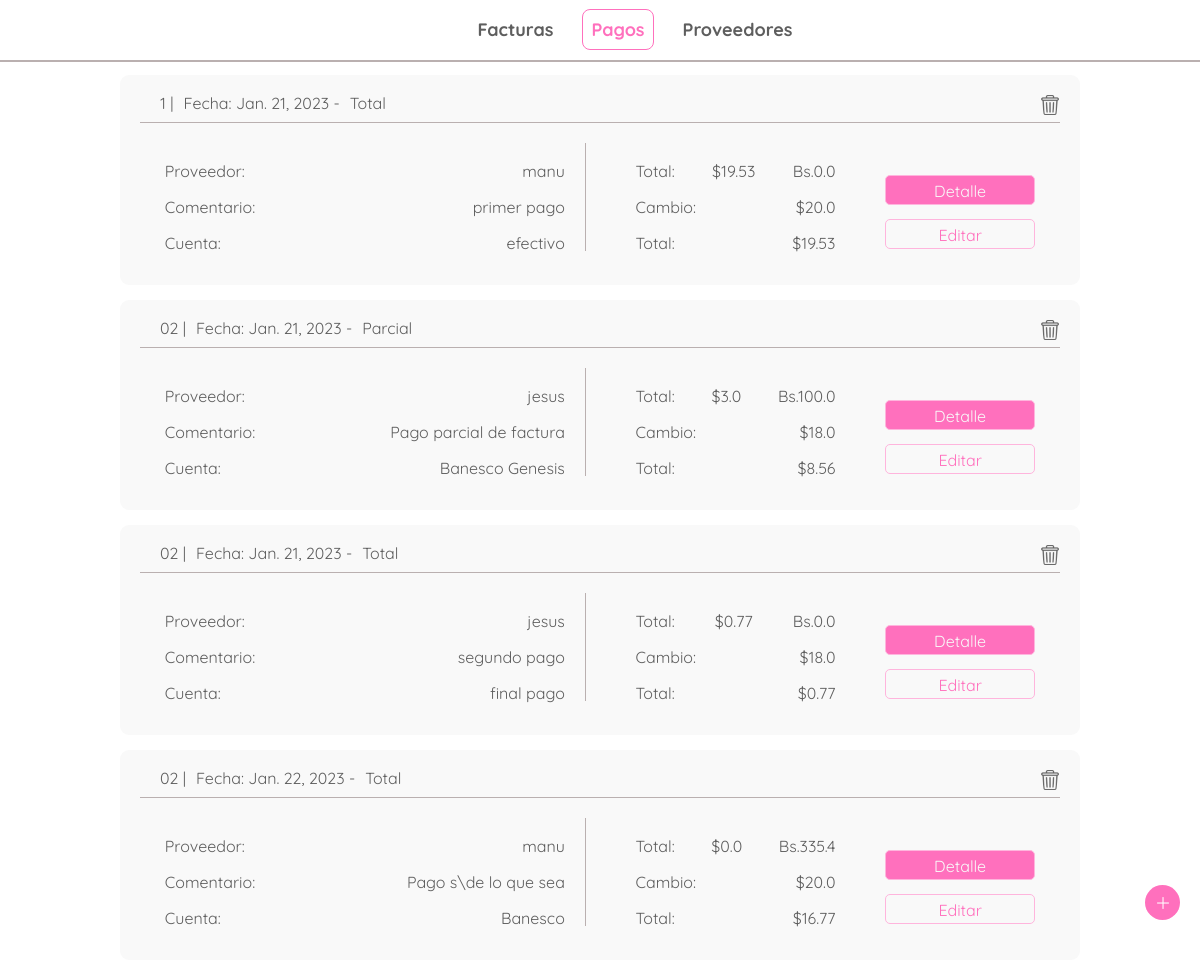
The page /payments/ on the database its author committed.
### payments/models.py (models this page shows)
class Payment(models.Model):
    id = HashidAutoField(primary_key=True)
    bill = models.ForeignKey(Bill, on_delete=models.CASCADE, null=False)
    date = models.DateField(default= django.utils.timezone.now)
    amount_bs = models.FloatField(default=0)
    amount_dollar = models.FloatField(default=0)
    exchange_rate = models.FloatField(default=0)
    account = models.CharField(max_length=50,default='')
    paid_total = models.BooleanField(default='False')
    description = models.CharField(max_length=200, default='')
    transfer_id = models.CharField(max_length=50, default='')
    total_dollar = models.FloatField(default=0)

### bills/models.py (models this page shows)
class Bill(models.Model):
    id = HashidAutoField(primary_key=True)
    bill_number = models.CharField(max_length=20,null=False)
    emission_date = models.DateField(default= django.utils.timezone.now)
    due_date = models.DateField(default= django.utils.timezone.now)
    provider = models.ForeignKey(Provider, on_delete=models.CASCADE, null=False)
    total_amount_bs = models.FloatField(default=0)
    sub_total_bs = models.FloatField(default=0)
    tax_bs = models.FloatField(default=0)
    retained_tax_bs = models.FloatField(default=0)
    amount_to_pay_bs = models.FloatField(default=0)
    exchange_rate = models.FloatField(default=0)
    total_amount_dollar = models.FloatField(default=0)
    amount_to_pay_dollar = models.FloatField(default=0)
    paid = models.BooleanField(default='False')
    note = models.CharField(max_length=200, default='')
    rest_to_pay_dollar = models.FloatField(default=0)

### providers/models.py (models this page shows)
class Provider(models.Model):
    id = HashidAutoField(primary_key=True)
    rif = models.CharField(max_length=15)
    name = models.CharField(max_length=70)
    nickname = models.CharField(max_length= 70)
    TAXES = [
        ('0','0% tax retained'),
        ('75','75% tax retained'),
        ('100','100% tax retained'),
    ]
    taxtype = models.CharField(max_length=3, choices=TAXES)
    dollar_debt = models.FloatField(default=0)

### payments/views.py (the view)
# urls.py: path('', views.index, name='index'),
def index(request):
    request = reset_messages(request)
    payments_list = Payment.objects.all()
    return render(request, 'payments/index.html',{
        'payments_list':payments_list
        })

### bills/views.py (called while the page is built)
def reset_messages(request):
    try :
        aux = request.session['message_shown']
    except KeyError:
        request.session['message_shown'] = False
        request.session['message'] = ''
    else:
        if not request.session['message_shown'] :
            request.session['message_shown'] = True
        else:
            request.session['message'] = ''
        return request

### payments/templates/payments/index.html (shortened to what this page needs)
{% extends 'bills/header.html' %}
{% block content %}
{% load static %}
<body>
<div class="bills">
    <div class="bills-container">
        {% for payment in payments_list %}
        <div class="bill-content-p">
            <div class="bill-head">
                <div class="bill-head-left">
                    <p>{{payment.bill.bill_number}}   |</p>
                    <p>Fecha: {{payment.date}} -</p>
                    {% if payment.paid_total %}
                    <p>Total</p>
                    {% else %}
                    <p>Parcial</p>
                    {% endif %}
                </div>
                <div class="bill-head-right">
                    <figure>
                        <a href="{% url 'payments:delete_payment'  payment.id %}">
                            <img src="{% static 'bills/images/trash.png'  %}" alt="trash" class="trash">
                        </a>
                    </figure>
                </div>
            </div>
            <div class="bill-body">
                <div class="bill-body-sub-left-p">
                    <div class="bill-detail">
                        <p>Proveedor:</p>
                        <p>{{payment.bill.provider.nickname}}</p>
                    </div>
                    <div class="bill-detail">
                        <p>Comentario:</p>
                        <p>{{payment.description}}</p>
                    </div>
                    <div class="bill-detail">
                        <p>Cuenta:</p>
                        <p>{{payment.account}}</p>
                    </div>
                </div>
                <div class="bill-body-sub-p">
                    <div class="bill-detail">
                        <p>Total:</p>
                        <p>${{payment.amount_dollar}}</p>
                        <p class="amount-bs">Bs.{{payment.amount_bs}}</p>
                    </div>
                    <div class="bill-detail">
                        <p>Cambio:</p>
                        <p>${{payment.exchange_rate}}</p>
                    </div>
                    <div class="bill-detail">
                        <p>Total:</p>
                        <p>${{payment.total_dollar}}</p>
                    </div>
                </div>
                <div class="bill-body-buttons">
                    <a href="{% url 'payments:payment_detail'  payment.id %}" class="link-primary-button">Detalle</a>
                    <a href="{% url 'payments:update_payment'  payment.id %}" class="link-secondary-button">Editar</a>
                </div>
            </div>
        </div>
        {% endfor %}
    </div>
    <div class="add">
        <figure class="figure">
            <img src="{% static 'bills/images/plus.png'  %}" alt="new-bill">
        </figure>
    </div>
</div>
</body>
{% endblock %}

### bills/static/bills/css/style.css (style rules this page uses)
:root { --font-color: #5E5E5E; --primary-pink: #FFB5DD; --secondary-pink: #FF70BD; --division: #BAB0B0; --backgorund: #FFFFFF; --white: #f9f9f9; --black: #000000; --sm: 14px; --md: 16px; --lg: 18px; }
body { font-family: 'Quicksand', sans-serif; margin: 0; color: var(--font-color); background: var(--backgorund); }
.bills { width: 100%; height: 100vh; display: grid; place-items: center; position: relative; margin-top: 60px; }
.bills-container { display: grid; grid-template-rows: auto 1fr auto; width: 80%; }
.bill-content, .bill-content-p { display: flex; flex-direction: column; height: 170px; border-radius: 9px; background: var(--white); margin-top: 15px; padding: 20px; }
.bill-head { display: flex; justify-content: space-between; border-bottom: var(--division) 1px solid; margin-bottom: 5px; padding-bottom: 5px; }
.bill-head-left { display: flex; justify-content: space-between; margin-left: 10px; }
.bill-head-left p { margin-left: 10px; }
.bill-head-right figure { margin: 0; }
.bill-head-right figure img { width: 20px; height: 20px; opacity: 60%; }
.bill-body { display: flex; justify-content: space-around; margin-top: 15px; }
.bill-body-sub, .bill-body-sub-p, .bill-body-sub-provider, .bill-body-sub-left, .bill-body-sub-left-p, .bill-body-sub-left-provider { display: flex; flex-direction: column; justify-content: space-between; width: 200px; }
.bill-body-sub-left, .bill-body-sub-left-p, .bill-body-sub-left-provider { border-right: var(--division) 1px solid; padding-right: 20px; }
.bill-body-sub-left-p { width: 400px; }
.bill-detail { display: flex; justify-content: space-between; margin-top: 20px; }
.bill-body-buttons { display: flex; flex-direction: column; justify-content: space-around; margin-top: 20px; width: 150px; }
.bill-body-buttons a { display: block; box-sizing: border-box; height: 30px; text-align: center; padding-top: 7px; margin-top: 10px; border-radius: 5px; border: var(--primary-pink) 1px solid; text-decoration: none; }
.link-primary-button { background: var(--secondary-pink); color: var(--white); }
.link-secondary-button { background: var(--white); color: var(--secondary-pink); }
.add { position: fixed; right: 45px; bottom: 5vh; }
.figure { width: 35px; height: 35px; border-radius: 50%; background: var(--secondary-pink); display: grid; place-items: center; position: fixed; right: 20px; bottom: 5vh; }
.add figure img { width: 12px; height: auto; opacity: 100%; }

### rows shown on the page
Payment: bill.bill_number "1", date "Jan. 21, 2023", paid_total "Total", bill.provider.nickname "manu", description "primer pago", account "efectivo", amount_dollar "19.53", amount_bs "0.0", exchange_rate "20.0", total_dollar "19.53"
Payment: bill.bill_number "02", date "Jan. 21, 2023", paid_total "Parcial", bill.provider.nickname "jesus", description "Pago parcial de factura", account "Banesco Genesis", amount_dollar "3.0", amount_bs "100.0", exchange_rate "18.0", total_dollar "8.56"
Payment: bill.bill_number "02", date "Jan. 21, 2023", paid_total "Total", bill.provider.nickname "jesus", description "segundo pago", account "final pago", amount_dollar "0.77", amount_bs "0.0", exchange_rate "18.0", total_dollar "0.77"
Payment: bill.bill_number "02", date "Jan. 22, 2023", paid_total "Total", bill.provider.nickname "manu", description "Pago s\\de lo que sea", account "Banesco", amount_dollar "0.0", amount_bs "335.4", exchange_rate "20.0", total_dollar "16.77"
